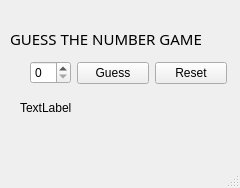
<?xml version="1.0" encoding="UTF-8"?>
<ui version="4.0">
 <class>MainWindow</class>
 <widget class="QMainWindow" name="MainWindow">
  <property name="geometry">
   <rect>
    <x>0</x>
    <y>0</y>
    <width>240</width>
    <height>188</height>
   </rect>
  </property>
  <property name="windowTitle">
   <string>Guess The Number!</string>
  </property>
  <widget class="QWidget" name="centralwidget">
   <widget class="QLabel" name="label">
    <property name="geometry">
     <rect>
      <x>10</x>
      <y>20</y>
      <width>222</width>
      <height>38</height>
     </rect>
    </property>
    <property name="font">
     <font>
      <family>Segoe Print</family>
      <pointsize>11</pointsize>
     </font>
    </property>
    <property name="text">
     <string>GUESS THE NUMBER GAME</string>
    </property>
   </widget>
   <widget class="QLabel" name="CorrectOrNot">
    <property name="geometry">
     <rect>
      <x>20</x>
      <y>100</y>
      <width>222</width>
      <height>16</height>
     </rect>
    </property>
    <property name="text">
     <string>TextLabel</string>
    </property>
   </widget>
   <widget class="QWidget" name="">
    <property name="geometry">
     <rect>
      <x>30</x>
      <y>60</y>
      <width>197</width>
      <height>26</height>
     </rect>
    </property>
    <layout class="QHBoxLayout" name="horizontalLayout">
     <item>
      <widget class="QSpinBox" name="spinBox"/>
     </item>
     <item>
      <widget class="QPushButton" name="GUESS">
       <property name="text">
        <string>Guess</string>
       </property>
      </widget>
     </item>
     <item>
      <widget class="QPushButton" name="RESET">
       <property name="text">
        <string>Reset</string>
       </property>
      </widget>
     </item>
    </layout>
   </widget>
  </widget>
  <widget class="QMenuBar" name="menubar">
   <property name="geometry">
    <rect>
     <x>0</x>
     <y>0</y>
     <width>240</width>
     <height>22</height>
    </rect>
   </property>
  </widget>
  <widget class="QStatusBar" name="statusbar"/>
 </widget>
 <tabstops>
  <tabstop>RESET</tabstop>
  <tabstop>spinBox</tabstop>
 </tabstops>
 <resources/>
 <connections/>
</ui>
